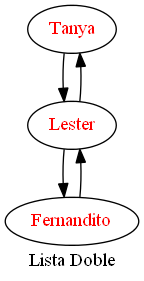

Here is the Python script that generated this plot:
import subprocess

class NodoDoble:
	def __init__(self, Usuario):
		self.Usuario = Usuario
		self.siguiente = None
		self.anterior = None

class Usuario:
	def __init__ (self, nombre, contrasena):
		self.nombre = nombre
		self.contrasena = contrasena

class ListaDoble:
	def __init__(self):
		self.cabeza = None

	def insertar(self, nombre, contrasena):
		auxiliar = NodoDoble(Usuario(nombre, contrasena))
		auxiliar.siguiente = self.cabeza
		if self.cabeza != None:
			self.cabeza.anterior = auxiliar
		self.cabeza = auxiliar

	def Buscar(self, nombre):
		auxiliar = self.cabeza
		while auxiliar != None and auxiliar.nombre != nombre:
			auxiliar = auxiliar.siguiente
		if auxiliar != None:
			return auxiliar
		print("No se encontro el usuario")
	
	def Eliminar(self, nombre):
		auxiliar = Buscar(nombre)
		if auxiliar != None:
			if auxiliar == self.cabeza:
				self.cabeza = auxiliar.siguiente
			if auxiliar.anterior != None:
				auxiliar.anterior.siguiente = auxiliar.siguiente
			if auxiliar.siguiente != None:
				auxiliar.siguiente.anterior = auxiliar.anterior
  	
	def GraficarListaDoble(self):
		file = open('ListaDoble.dot', 'w')
		file.write("digraph ListaDoble{\n label=\"Lista Doble\"\n \tnode [fontcolor=\"red\",height=0.5,color=\"black\"]\n \tedge [color=\"black\", dir=fordware]\n")
		nodito = self.cabeza
		contador = 0
		while nodito != None:
			file.write("nodo" + str(contador)+ "[label= \"" + str(nodito.Usuario.nombre) + "\"];\n")
			nodito = nodito.siguiente
			contador += 1
		contador = 0
		nodito = self.cabeza
		while nodito.siguiente != None:
			file.write("nodo" + str(contador) + "-> nodo" + str(contador+1) + ";\n")
			file.write("nodo" + str(contador+1) + "-> nodo" + str(contador) + ";\n")
			nodito = nodito.siguiente
			contador += 1
		file.write("\n}")
		file.close()
		subprocess.call(["dot","ListaDoble.dot","-Tpng","-o","ListaDoble.png"])

lista = ListaDoble()
lista.insertar("Fernandito", "dEf")
lista.insertar("Lester","123")
lista.insertar("Tanya","algo")
lista.GraficarListaDoble()
